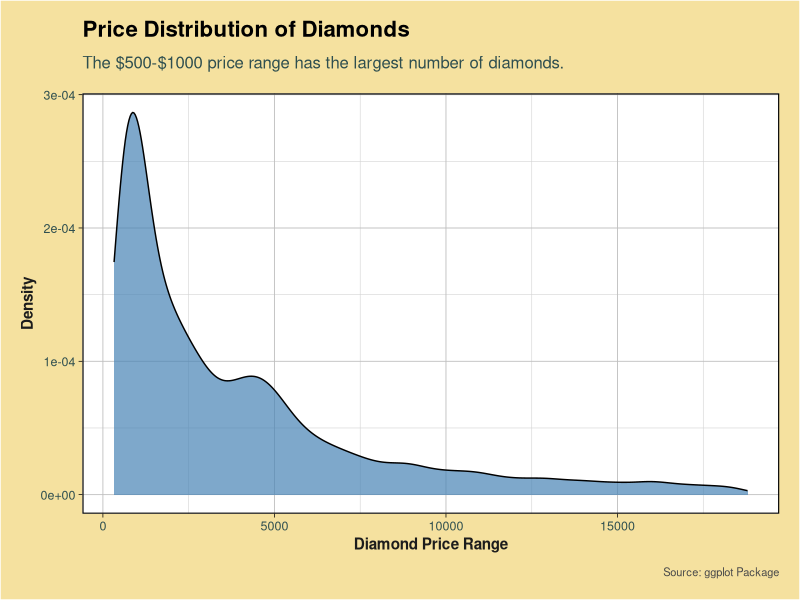
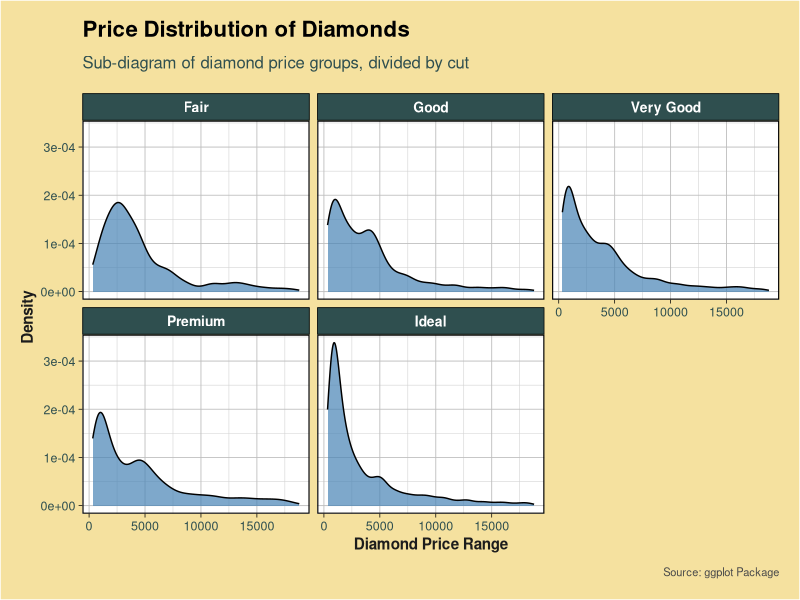
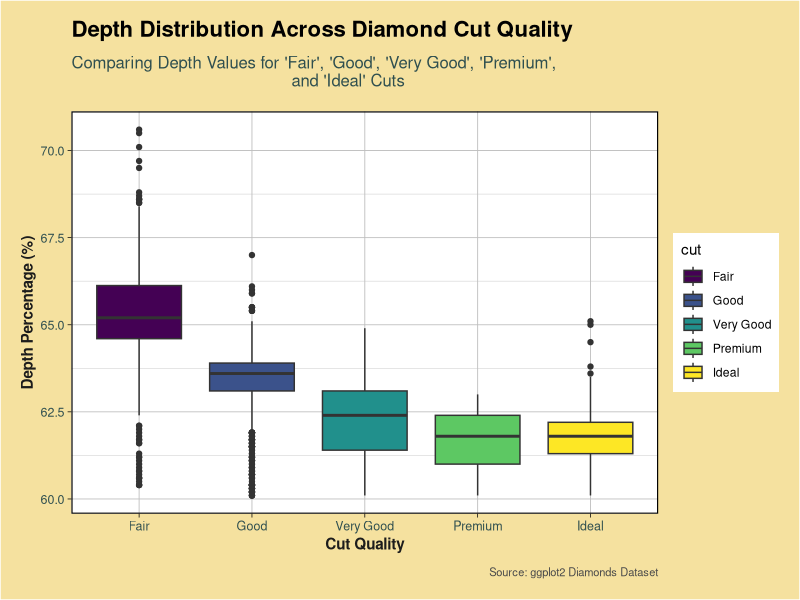
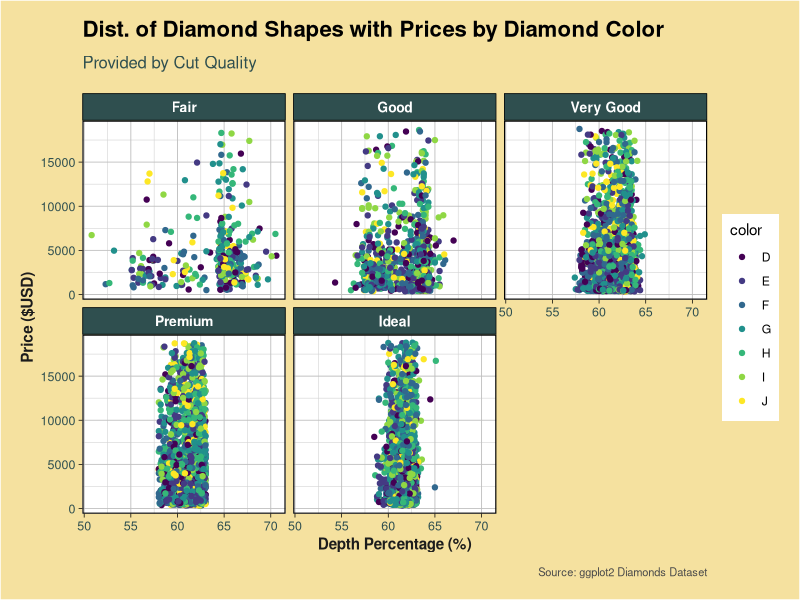
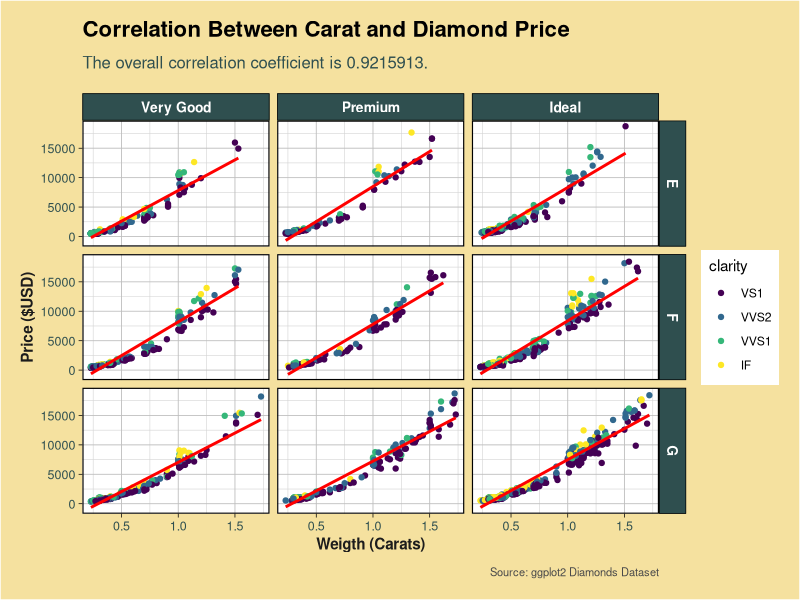

Here is the R script that generated these plots, in order:
## ---- chunk 1
library(knitr)
library(tidyverse)
## ---- chunk 2
set.seed(42)
small_data <- diamonds %>% 
              sample_frac(0.2) # 20% of the total number of rows

## ---- chunk 3
custom_theme <- theme_linedraw() + # Use AI to help design ideas to customize 
                                   # the theme of the diagram. 
  theme(
    # Darker plot title
    plot.title = element_text(
      face = "bold",
      size = 16,
      color = "black",
      margin = margin(b = 10)
    ),
    # Darker subtitle
    plot.subtitle = element_text(
      size = 12,
      color = "#2F4F4F",  # Dark slate gray
      margin = margin(b = 15)
    ),
    # Darker caption
    plot.caption = element_text(
      size = 8,
      color = "#4A4A4A",  # Darker gray
      margin = margin(t = 10)
    ),
    # Darker axis titles
    axis.title = element_text(
      size = 11,
      color = "#1C1C1C",  # Very dark gray
      face = "bold"
    ),
    # Darker axis text
    axis.text = element_text(
      size = 9,
      color = "#2F4F4F"  # Dark slate gray
    ),
    # Customize facet labels
    strip.text = element_text(
      face = "bold",
      size = 10,
      color = "white"
    ),
    strip.background = element_rect(
      fill = "#2F4F4F",  # Dark slate gray
      color = "black"
    ),
    # Darker panel elements
    panel.grid.major = element_line(
      color = "#BEBEBE",  # Medium gray
      size = 0.3
    ),
    panel.grid.minor = element_line(
      color = "#D3D3D3",  # Light gray
      size = 0.2
    ),
    panel.border = element_rect(
      color = "black",
      size = 0.8
    ),
    # Add margin around the plot
    plot.margin = margin(15, 15, 15, 15),
    # Darker background
    panel.background = element_rect(
      fill = "white"
    )
  )
## ---- chunk 4

small_data %>%
  mutate( # Create a new column for diamond price ranges
    price_range = cut(
      price, breaks = seq(0, max(price), by = 500), 
      labels = paste(
        seq(0, max(price) - 500, by = 500), 
        seq(500, max(price), by = 500), sep = "-"
      )
    )
  ) %>%
  count(price_range) %>%
  head(10) %>% # Specify no more than 10 rows.
  kable(col.names = c("Price Range ($)", "Number of Diamonds"),
        caption = "Distribution of Diamond Prices by Range")
## ---- chunk 5
small_data %>%
  ggplot(aes(price)) +
  geom_density(fill = "#4682B4", alpha = 0.7) +
  custom_theme +
  theme(plot.background = element_rect(fill = "#f5e19f")) +
  labs(title = "Price Distribution of Diamonds", 
       subtitle = "The $500-$1000 price range has the largest number of diamonds.", 
       caption = "Source: ggplot Package", 
       x = "Diamond Price Range", 
       y = "Density")
## ---- chunk 6
small_data %>%
  ggplot(aes(price)) +
  geom_density(fill = "#4682B4", alpha = 0.7) +  # Steelblue with higher opacity
  custom_theme +
  theme(plot.background = element_rect(fill = "#f5e19f")) +
  labs(title = "Price Distribution of Diamonds", 
       subtitle = "Sub-diagram of diamond price groups, divided by cut", 
       caption = "Source: ggplot Package", 
       x = "Diamond Price Range", 
       y = "Density") +
  facet_wrap(~ cut)
## ---- chunk 7
small_data %>%
  filter(depth > 60) %>% # Interested in the balance value of 
                          # the diamond shape of more than 60%
  ggplot(aes(cut, depth, fill = cut)) +
  geom_boxplot() +
  custom_theme +
  theme(plot.background = element_rect(fill = "#f5e19f")) + 
  labs(
    title = "Depth Distribution Across Diamond Cut Quality",
    subtitle = "Comparing Depth Values for 'Fair', 'Good', 'Very Good', 'Premium', 
                                            and 'Ideal' Cuts",
    caption = "Source: ggplot2 Diamonds Dataset",
    x = "Cut Quality",
    y = "Depth Percentage (%)"
  )
## ---- chunk 8
small_data %>%
  filter(depth > 50) %>%
  ggplot(aes(depth, price, color = color)) +
  geom_point() +
  facet_wrap(~ cut) +
  custom_theme +
  theme(plot.background = element_rect(fill = "#f5e19f")) + 
  labs(
    title = "Dist. of Diamond Shapes with Prices by Diamond Color",
    subtitle = "Provided by Cut Quality",
    caption = "Source: ggplot2 Diamonds Dataset",
    x = "Depth Percentage (%)",
    y = "Price ($USD)"
  )

## ---- chunk 9
small_data %>%
  filter(
    clarity %in% c("VS1", "VVS2", "VVS1", "IF"), 
    color %in% c("G", "E", "F"), 
    cut %in% c("Ideal", "Premium", "Very Good")
  ) %>%
  ggplot(aes(carat, price, col = clarity)) +
  geom_point() +
  geom_smooth(method = "lm", se = FALSE, col = "red") +
  facet_grid(color ~ cut) + 
  custom_theme +
  theme(plot.background = element_rect(fill = "#f5e19f")) +
  labs(
    title = "Correlation Between Carat and Diamond Price",
    subtitle = "The overall correlation coefficient is 0.9215913.",
    caption = "Source: ggplot2 Diamonds Dataset",
    x = "Weigth (Carats)",
    y = "Price ($USD)"
  )

